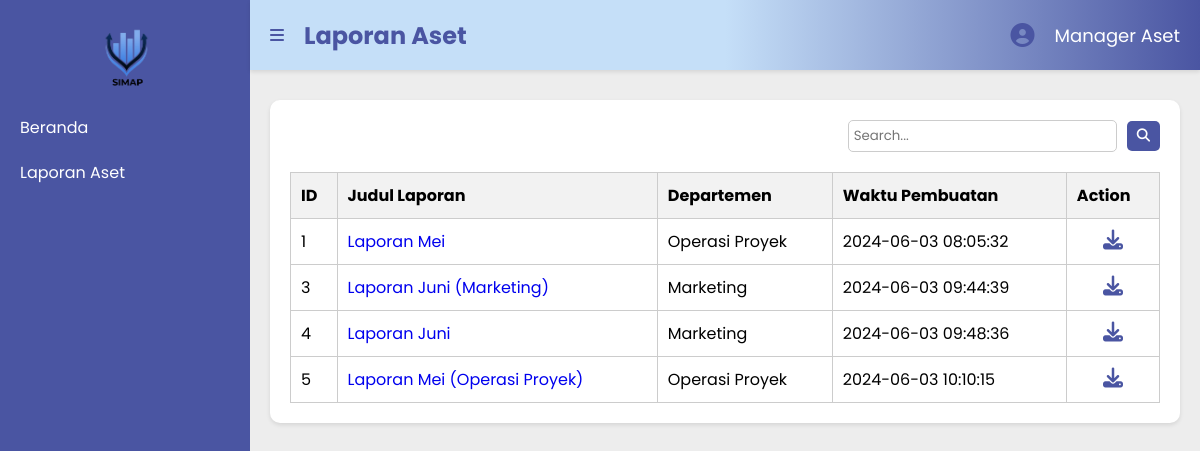
Screenshot of /SIMAP-Project/manager-page/laporanAset.php with the database file from the repository.
### tables this page shows
CREATE TABLE `laporan_aset` (
  `id` int(11) NOT NULL,
  `judul` varchar(255) NOT NULL,
  `departemen` varchar(100) DEFAULT NULL,
  `bulan` int(11) DEFAULT NULL,
  `tahun` int(11) DEFAULT NULL,
  `tanggal_laporan` timestamp NOT NULL DEFAULT current_timestamp()
);

### SIMAP-Project/manager-page/laporanAset.php (the view, shortened to what this page needs)
<?php
include '../php/koneksi.php';
$sql_fetch_reports = "SELECT * FROM laporan_aset";
$result_reports = mysqli_query($mysqli, $sql_fetch_reports);
?>
<!DOCTYPE html>
<html lang="en">
<head>
    <link rel="stylesheet" href="../manager-style/laporanAset.css">
</head>
<body>
    <div id="laporanAset">
        <div class="container">
            <nav class="sidebar">
                <div class="logo">
                    <a href="#"><img src="../assets/simap.png" class="logo" alt="Logo SIMAP"></a>
                </div>
                <ul>
                    <li><a href="page-beranda.php">Beranda</a></li>
                    <li><a href="#">Laporan Aset</a></li>
                </ul>
            </nav>
            <div class="header">
                <div class="menu-bar">
                   <a href="#"><i class="fa-solid fa-bars" style="color: #4a55a2"></i></a>
                   <h1>Laporan Aset</h1>
                </div>
                <ul>
                    <li class="admin-profile">
                        <a href="#" id="profile-button">
                            <i class="fa-solid fa-circle-user" style="color: #4a55a2;"></i>
                        </a>
                    </li>
                    <li class="username">
                        <a href="#" id="profile-button-text">Manager Aset</a>
                    </li>
                </ul>
            </div>
            <div class="box">
                <div class="filter-section">
                    <input type="text" id="search" placeholder="Search..." onkeyup="searchReports()">
                    <button class="btn-search" onclick="searchReports()"><i class="fa-solid fa-magnifying-glass"></i></button>
                </div>
                <table id= "daftarLaporan">
                    <thead>
                        <tr>
                            <th>ID</th>
                            <th>Judul Laporan</th>
                            <th>Departemen</th>
                            <th>Waktu Pembuatan</th>
                            <th>Action</th>
                        </tr>
                    </thead>
                    <tbody>
                        <?php while ($row = mysqli_fetch_assoc($result_reports)) { ?>
                            <tr>
                                <td><?php echo $row['id']; ?></a></td>
                                <td><a href="isiLaporan.php?id=<?php echo $row['id']; ?>"><?php echo $row['judul']; ?></td>
                                <td><?php echo $row['departemen']; ?></td>
                                <td><?php echo $row['tanggal_laporan']; ?></td>
                                <td class="action">
                                    <button class="btn-download" onclick="downloadReport(<?php echo $row['id']; ?>)"><i class="fa-solid fa-download" style="color: #4a55a2;"></i></button>
                                </td>
                            </tr>
                        <?php } ?>
                    </tbody>
                </table>
            </div>
        </div>
    </div>
</body>
</html>

### SIMAP-Project/manager-style/laporanAset.css (style rules this page uses)
* { margin: 0; padding: 0; box-sizing: border-box; font-family: 'Poppins', sans-serif; }
body { background-color: #EDEDED; }
.container { display: flex; }
.sidebar { width: 250px; height: 100vh; background-color: #4a55a2; position: fixed; padding-top: 20px; }
.sidebar .logo { display: block; margin: 0 auto 10px; width: 75px; }
.sidebar ul { list-style: none; padding: 0; }
.sidebar ul li { padding: 10px 20px; }
.sidebar ul li a { color: white; text-decoration: none; display: block; }
.header { height: 70px; width: calc(100% - 250px); background: linear-gradient(to right, #C5DFF8, #C5DFF8, #4A55A2); position: fixed; top: 0; left: 250px; display: flex; justify-content: space-between; align-items: center; padding: 0 20px; box-shadow: 0 2px 4px rgba(0, 0, 0, 0.1); }
.header .menu-bar { display: flex; align-items: center; }
.header .menu-bar h1 { margin-left: 20px; font-size: 24px; color: #4a55a2; }
.header ul { display: flex; align-items: center; list-style: none; }
.header ul li { margin-left: 20px; }
.header ul .admin-profile a { font-size: 24px; color: #4a55a2; }
.header ul .username a { font-size: 18px; color: white; text-decoration: none; }
.box { margin-top: 100px; margin-left: 270px; width: calc(100% - 290px); padding: 20px; background-color: white; border-radius: 10px; box-shadow: 0 2px 4px rgba(0, 0, 0, 0.1); }
.filter-section { display: flex; align-items: center; margin-bottom: 10px; justify-content: flex-end; }
.filter-section input { padding: 5px; border: 1px solid #ccc; border-radius: 5px; margin-right: 10px; }
.filter-section .btn-search { background-color: #4a55a2; color: white; border: none; padding: 5px 10px; border-radius: 5px; cursor: pointer; }
.action { text-align: center; }
.btn-download { background: none; border: none; cursor: pointer; padding: 0; }
.btn-download i { font-size: 20px; color: #4a55a2; }
table { width: 100%; border-collapse: collapse; margin-top: 20px; }
table th, table td { border: 1px solid #ccc; padding: 10px; text-align: left; }
table th { background-color: #f2f2f2; }
table td { background-color: #fff; }
#daftarLaporan a { text-decoration: none; }
.filter-section { display: flex; align-items: center; margin-bottom: 10px; }
.filter-section input { padding: 5px; margin-left: 570px; margin-right: 10px; border: 1px solid #ccc; border-radius: 5px; }

### rows the page displays
laporan_aset: id "1", judul "Laporan Mei", departemen "Operasi Proyek", tanggal_laporan "2024-06-03 08:05:32"
laporan_aset: id "3", judul "Laporan Juni (Marketing)", departemen "Marketing", tanggal_laporan "2024-06-03 09:44:39"
laporan_aset: id "4", judul "Laporan Juni", departemen "Marketing", tanggal_laporan "2024-06-03 09:48:36"
laporan_aset: id "5", judul "Laporan Mei (Operasi Proyek)", departemen "Operasi Proyek", tanggal_laporan "2024-06-03 10:10:15"
